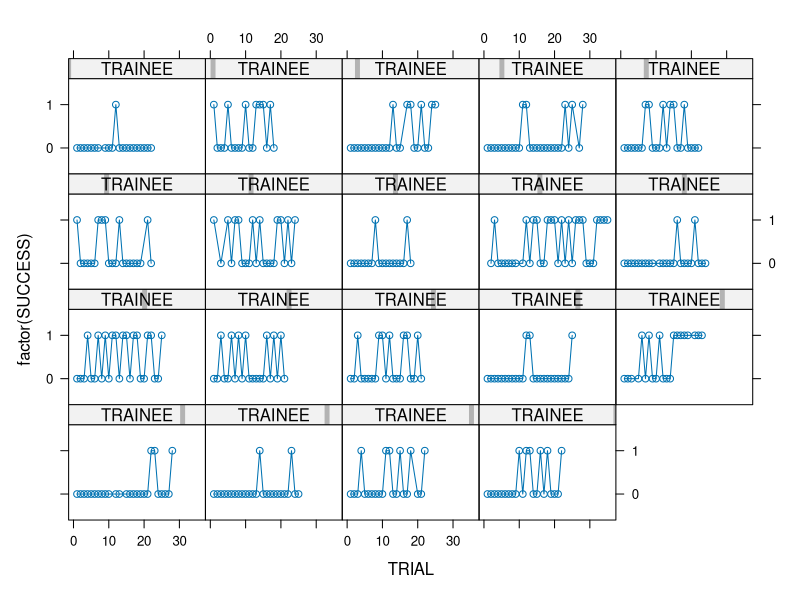
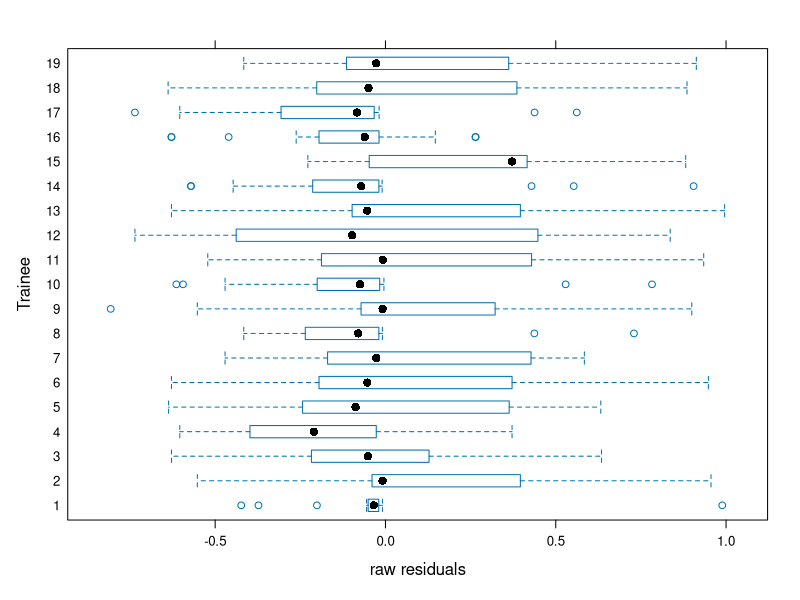
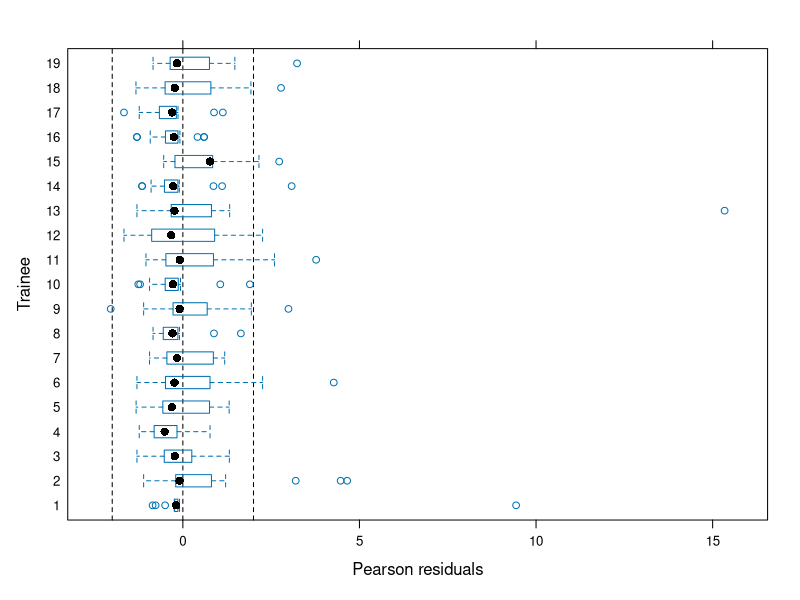
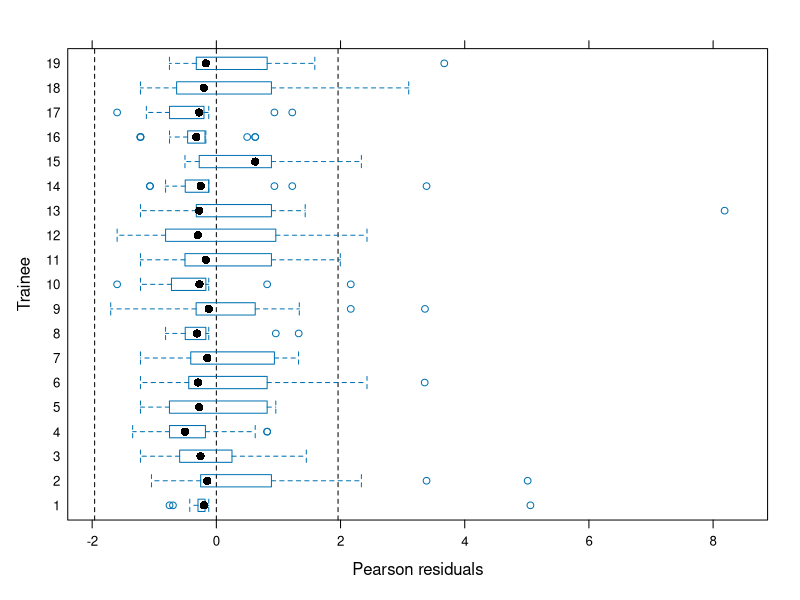
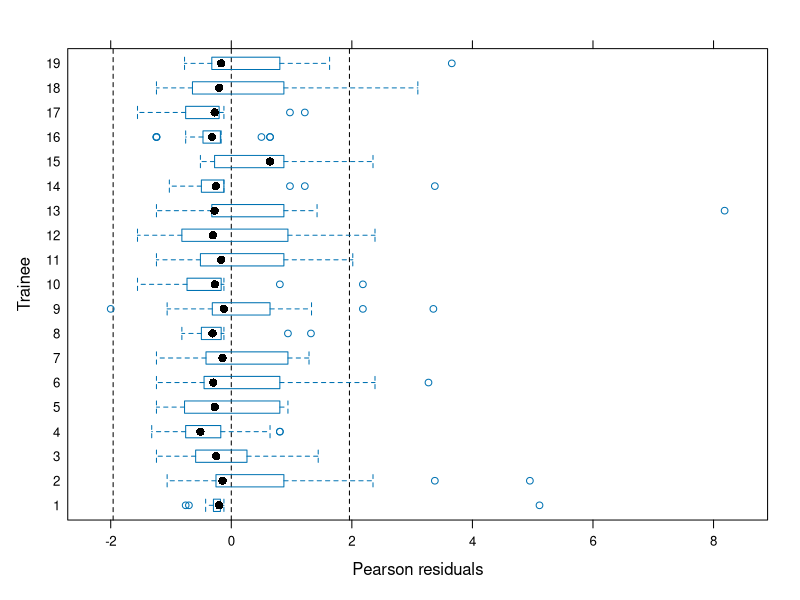
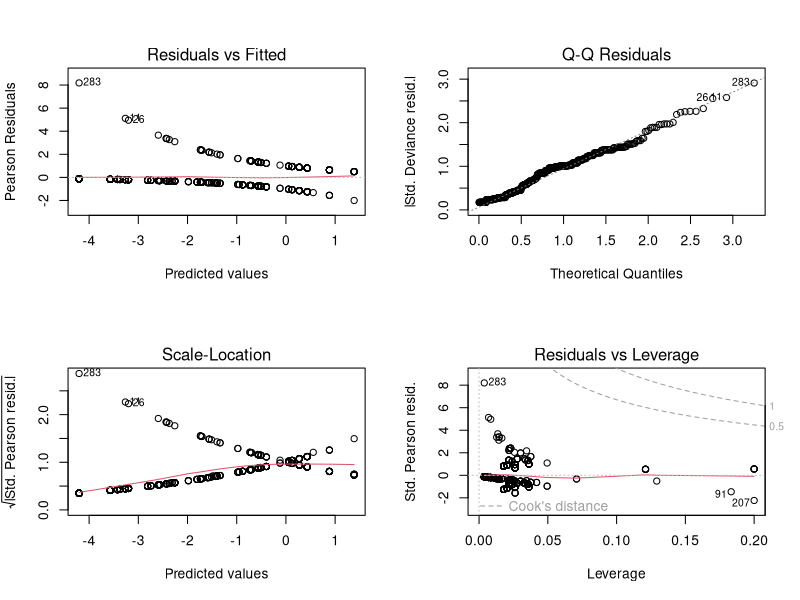
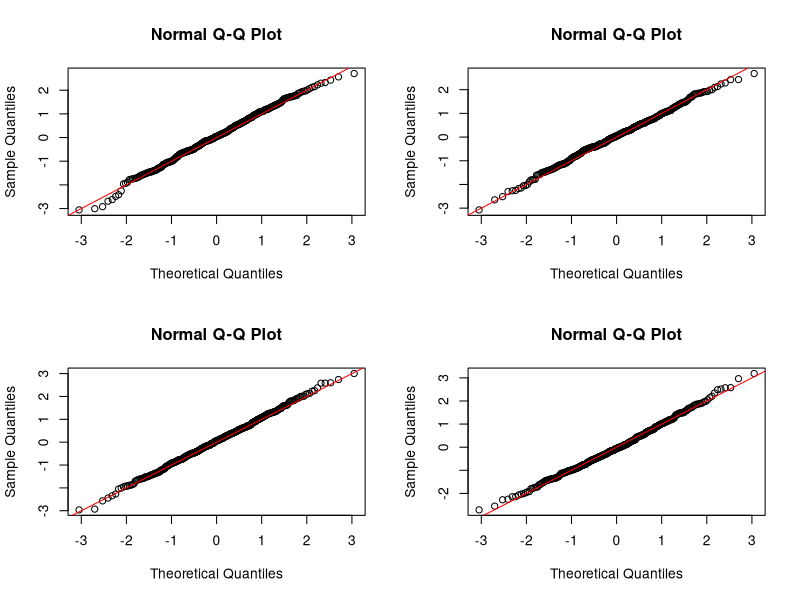
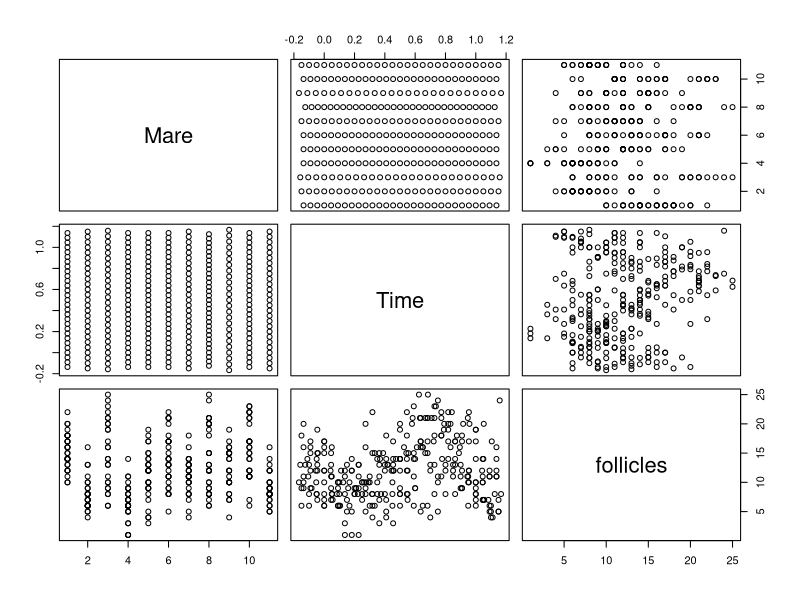

The R script that drew these images, in order:
### 
# GLAM Spring 2021 HW 06 #####
### 

rm(list = ls())
# setwd("../datasets/")

library(gee)

# ==== Exercise 1 ====

# Out of many features of an ongoing LEI, we would like to identify which ones 
# predict its success.

# ---
# Outcome  
# ---

# SUCCESS   : ( = 0 or  =1) trainee i successfully performs a complete LEI 
#             in less than 30 seconds during trial $j$

# ---
# Covariates : 
# ---

# NECKFLEX  : neck flexion
# EXTOA     : atlanto-occipital extension
# PROPLGSP  : whether the trainee inserts the scope properly
# PROPLIFT  : whether the lift is performed successfully 
# ASKASSIS  : whether there is appropriate request for help 
# HELP      : whether there is unsolicited intervention by the attending 
#             anesthesiologist
# COMPS     : whether there are complications
# TRHAND    : the trainee's handedness
# TRGEND    : and the trainee's gender.

# ---
# Grouping identificator : 
# ---

# TRAINEE   : identifies the 19 trainees, who performed between 18 to 33 trials 
#             each. (n_i 's)
# TRIALCAT  : the trial's chronological position. 
#             = 1 trials 1-5, 
#             = 2 trials 6-10, etc.

# N = 436 LEI performed during this longitudinal study; 
# the file contains 443 rows but some observations are missing


# --- a. Suggest a model and estimate it. ----

lei.ori <- read.table('LEI.dat', header = T)
head(lei.ori)
str(lei.ori)

summary(lei.ori)

sum(is.na(lei.ori)) # some missing values
lei <- na.omit(lei.ori) # excluding them

table(lei$TRAINEE) # Not exactly balanced
summary(lei$TRIAL)
head(lei)

# Visualize the trajectories per subject.
library(lattice) # for specific graphics
xyplot(factor(SUCCESS) ~ TRIAL | TRAINEE,
       data = lei, type = 'b', scale = list(c(tick.number = 2)), 
       as.table = TRUE) # we can see that once a trainee has a success, the 
                        # successes are more frequent afterwards

lei.gee1 <- gee(
  SUCCESS ~ EXTOA + PROPLGSP + PROPLIFT + ASKASSIS + HELP + COMPS + NECKFLEX + 
    TRHAND + TRGEND + factor(TRIALCAT),
  id = TRAINEE, # which one is the indep index?
  corstr = "exchangeable",
  family = binomial,
  data = lei)
summary(lei.gee1)


lei.gee1$res 
# except these are raw residuals = lei$SUCCESS - lei.gee1$fitted
head(cbind(lei.gee1$res, lei$SUCCESS - lei.gee1$fitted.values))

options(digits = 5)
summary(lei.gee1)
library(lattice) # for the bwplot function
bwplot(lei$TRAINEE ~ lei.gee1$res,
       xlab = 'raw residuals',
       ylab = 'Trainee') # raw residuals

res.lei.gee1 <- (lei$SUCCESS - lei.gee1$fitted) / 
  sqrt(lei.gee1$fitted * (1 - lei.gee1$fitted)) 
# construct Pearson res manually
bwplot(lei$TRAINEE ~ res.lei.gee1, 
       xlab = 'Pearson residuals', 
       ylab = 'Trainee', 
       panel = function(...) {
         panel.abline(v = c(0, -2, 2) , col = "black", lty = 2)
         panel.bwplot(...)
       }
       ) 

# pearson residuals this time
# median around 0 => ok
# however large residual values for trainee 1 and 13 => 
# could affect estimation
# different variances for each trainee => 
# not a problem since different mu_i estimates.


# --- b. More parsimonious model According to the Robust $z$-statistic ----

data.frame(
  summary(lei.gee1)$coef, 
  cand = ifelse(abs(summary(lei.gee1)$coef[, 5]) == 
                  min(abs(summary(lei.gee1)$coef[, 5])), "<--", "")
)

lei.gee2 <- gee(SUCCESS ~ EXTOA + PROPLGSP + PROPLIFT + ASKASSIS + HELP + 
                  COMPS + NECKFLEX + TRGEND + factor(TRIALCAT),
                id = TRAINEE, 
                corstr = "exchangeable",
                family = binomial, 
                data = lei, 
                na.action = na.omit)
data.frame(
  summary(lei.gee2)$coef,
  cand = ifelse(abs(summary(lei.gee2)$coef[, 5]) == 
                  min(abs(summary(lei.gee2)$coef[, 5])), "<--", "")
  )
# already droped TRHAND, now drop TRGEND

lei.gee3 <- gee(SUCCESS ~ EXTOA + PROPLGSP + PROPLIFT + ASKASSIS + HELP + 
                  COMPS + NECKFLEX + factor(TRIALCAT),
                id = TRAINEE,
                corstr = "exchangeable",
                family = binomial,
                data = lei, 
                na.action = na.omit)
data.frame(
  summary(lei.gee3)$coef, 
  cand = ifelse(abs(summary(lei.gee3)$coef[, 5]) == 
                  min(abs(summary(lei.gee3)$coef[, 5])), "<--", "")
)
# now drop EXTOA

lei.gee4 <- gee(SUCCESS ~ PROPLGSP + PROPLIFT + ASKASSIS + HELP + COMPS + 
                  NECKFLEX + factor(TRIALCAT),
                id = TRAINEE,
                corstr = "exchangeable",
                family = binomial,
                data = lei,
                na.action = na.omit)
data.frame(
  summary(lei.gee4)$coef,
  cand = ifelse(abs(summary(lei.gee4)$coef[, 5]) == 
                  min(abs(summary(lei.gee4)$coef[, 5])), "<--", "")
)
# now drop NECKFLEX

lei.gee5 <- gee(SUCCESS ~ PROPLGSP + PROPLIFT + ASKASSIS + HELP + COMPS + 
                  factor(TRIALCAT),
                id = TRAINEE,
                corstr = "exchangeable",
                family = binomial,
                data = lei,
                na.action = na.omit)
data.frame(
  summary(lei.gee5)$coef,  
  cand = ifelse(abs(summary(lei.gee5)$coef[, 5]) == 
                  min(abs(summary(lei.gee5)$coef[, 5])), "<--", "")
)
# drop ASKASSIS

lei.gee6 <- gee(SUCCESS ~ PROPLGSP + PROPLIFT + HELP + COMPS + factor(TRIALCAT),
                id = TRAINEE,
                corstr = "exchangeable",
                family = binomial,
                data = lei,
                na.action = na.omit)
data.frame(
  summary(lei.gee6)$coef,  
  cand = ifelse(abs(summary(lei.gee6)$coef[, 5]) == 
                  min(abs(summary(lei.gee6)$coef[, 5])), "<--", "")
)
# drop COMPS

lei.gee7 <- gee(SUCCESS ~ PROPLGSP + PROPLIFT + HELP + factor(TRIALCAT),
                id = TRAINEE,
                corstr = "exchangeable",
                family = binomial,
                data = lei,
                na.action = na.omit)
data.frame(
  summary(lei.gee7)$coef,  
  cand = ifelse(abs(summary(lei.gee7)$coef[, 5]) == 
                  min(abs(summary(lei.gee7)$coef[, 5])), "<--", "")
)
# stop here

res.lei.gee7 <- (lei$SUCCESS - lei.gee7$fitted) / 
  sqrt(lei.gee7$fitted * (1 - lei.gee7$fitted))
bwplot(lei$TRAINEE ~ res.lei.gee7,
       xlab = 'Pearson residuals',
       ylab = 'Trainee',
       panel = function(...) {
         panel.abline(v = c(0, -1.96, 1.96) , col = "black", lty = 2)
         panel.bwplot(...)
       }
)

# --- c. Trying independence working correlation structure ----

lei.gee8 <- gee(SUCCESS ~ PROPLGSP + PROPLIFT + HELP + factor(TRIALCAT),
                id = TRAINEE,
                corstr = "independence",
                family = binomial,
                data = lei,
                scale.fix = TRUE)
summary(lei.gee8)

res.lei.gee8 <- (lei$SUCCESS - lei.gee8$fitted) / 
  sqrt(lei.gee8$fitted * (1 - lei.gee8$fitted))
bwplot(lei$TRAINEE ~ res.lei.gee8, 
       xlab = 'Pearson residuals', 
       ylab = 'Trainee',
       panel = function(...) {
         panel.abline(v = c(0, -1.96, 1.96), col = "black", lty = 2)
         panel.bwplot(...)
       })
# results change a little

options(digits = 6)
data.frame(
  lei.gee8$coef,
  lei.gee7$coef  
)

# Naive S.E

data.frame(
  summary(lei.gee8)$coef[, 2],
  summary(lei.gee7)$coef[, 2]
)

# Robust S.E

data.frame(
  summary(lei.gee8)$coef[, 4],
  summary(lei.gee7)$coef[, 4]
)

head(lei.gee7$working.corr)
head(lei.gee8$working.corr)

# 0.037 is very close to 0, so assuming "independence" might be coherent

# --- d. Compare with GLM ----

lei.glm <- glm(SUCCESS ~ PROPLGSP + PROPLIFT + HELP + factor(TRIALCAT),
               family = binomial,
               data = lei,
               na.action = na.omit)
summary(lei.glm)
par(mfrow = c(2, 2))
plot(lei.glm)
par(mfrow = c(1, 1))

library(statmod)
par(mfrow=c(2, 2))
for (i in 1:4){
  rqresid.fit <- qresid(lei.glm)
  qqnorm(rqresid.fit)
  abline(a = 0, b = 1, col = "red")
}
par(mfrow = c(1, 1))

options(digits = 6)
data.frame(
  beta.glm = lei.glm$coef,  
  beta.gee = lei.gee8$coef
  )
# One and the same

data.frame(
  s.e_glm = summary(lei.glm)$coef[, 2],
  s.e_gee = summary(lei.gee8)$coef[, 2]
)
# Similar up to roundings

# ==== Exercise 2 ====

library(lattice) # for specific graphics

# ---
# Outcome  
# ---
# follicles :  number of ovarian follicles greater than 10mm in diameter

# ---
# Covariates 
# ---
# Time      : Day of the measure. The ovarian follicles were recorded daily from 
#             three days before ovulation until three days after the following 
#             ovulation. 
#             The measurement times were scaled so that ovulation for each 
#             mare occurs at times 0 and 1

# ---
# Grouping identificator : 
# ---
# Mare      : identifier of each of the 11 mares 

# ---
# Analysis 
# ---

ovary <- read.table('Ovary.dat', header = T)
head(ovary)
str(ovary)

plot(ovary)

table(ovary$follicles)

boxplot(follicles ~ Mare, names = 1:max(ovary$Mare),
        xlab = 'Mare',
        ylab = 'Number of follicles',
        col = 'cyan', 
        data = ovary)

# Let's try an exchangeable correlation structure 
ov.gee <- gee(follicles ~ Time, 
              id = Mare, 
              corstr = "exchangeable",
              family = poisson,
              data = ovary) # Estimates \phi (by default)
summary(ov.gee)

ov.gee <- gee(follicles ~ Time,
              id = Mare,
              corstr = "exchangeable",
              family = poisson,
              data = ovary, 
              scale.fix = TRUE)
summary(ov.gee)

res.ov.gee <- (ovary$follicles - ov.gee$fitted) / 
  sqrt(ov.gee$fitted) # construct Pearson residuals manually
bwplot(ovary$Mare ~ res.ov.gee,
       xlab = 'Pearson residuals',
       ylab = 'Mare',       
       panel = function(...) {
         panel.abline(v = c(-1.96, 0, 1.96), lty = 2)
         panel.bwplot(...)
         }
       )
# most residuals between -2 and +2

head(ov.gee$working.corr)
# independence of observations does not seem to be a good idea, however we try 
# it to see the diff.
ov.gee2 <- gee(follicles ~ Time, 
               id = Mare,
               corstr = "independence",
               family = poisson,
               data = ovary,
               scale.fix = T)
summary(ov.gee2)

res.ov.gee2 <- (ovary$follicles - ov.gee2$fitted) / 
  sqrt(ov.gee2$fitted)
bwplot(ovary$Mare ~ res.ov.gee2,
       xlab = 'Pearson residuals',
       ylab = 'Mare',       
       panel = function(...) {
         panel.abline(v = c(-1.96, 0, 1.96), lty = 2)
         panel.bwplot(...)
       }
)

summary(ov.gee)$coef 
summary(ov.gee2)$coef # coeff don't change much, neither inference, but huge 
                      # difference for the intercept's Naive z.
